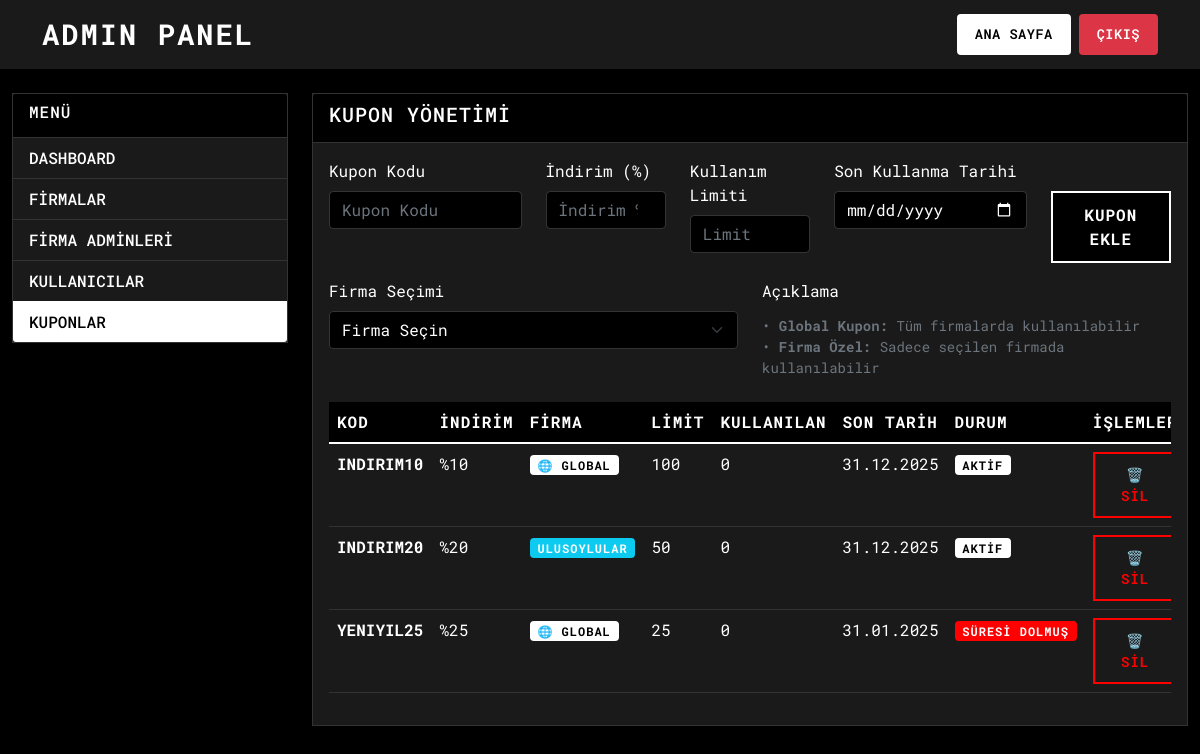
Page /admin.php?tab=coupons (signed in) on the committed database.
### tables this page shows
CREATE TABLE Coupons (
                id TEXT PRIMARY KEY,
                code TEXT NOT NULL,
                discount REAL NOT NULL,
                company_id TEXT NULL,
                usage_limit INTEGER NOT NULL,
                expire_date DATETIME NOT NULL,
                created_at TIMESTAMP DEFAULT CURRENT_TIMESTAMP,
                FOREIGN KEY (company_id) REFERENCES Bus_Company(id) ON DELETE SET NULL
            );

CREATE TABLE Bus_Company (
                id TEXT PRIMARY KEY,
                name TEXT UNIQUE NOT NULL,
                logo_path TEXT,
                created_at TIMESTAMP DEFAULT CURRENT_TIMESTAMP
            );

### public/admin.php (the view, shortened to what this page needs)
<?php
require_once '../includes/auth.php';
$activeTab = $_GET['tab'] ?? 'dashboard';
$stats = [];
$stats['total_users'] = $pdo->query("SELECT COUNT(*) FROM User WHERE role = 'user'")->fetchColumn();
$stats['total_firms'] = $pdo->query("SELECT COUNT(*) FROM Bus_Company")->fetchColumn();
$stats['total_trips'] = $pdo->query("SELECT COUNT(*) FROM Trips")->fetchColumn();
$stats['total_tickets'] = $pdo->query("SELECT COUNT(*) FROM Tickets WHERE status = 'active'")->fetchColumn();
$stats['total_revenue'] = $pdo->query("SELECT SUM(total_price) FROM Tickets WHERE status = 'active'")->fetchColumn() ?? 0;
$coupons = $pdo->query("SELECT * FROM Coupons ORDER BY created_at DESC")->fetchAll();
?>
<!DOCTYPE html>
<html lang="tr">
<head>
    <link href="https://cdn.jsdelivr.net/npm/bootstrap@5.1.3/dist/css/bootstrap.min.css" rel="stylesheet">
    <link href="css/style.css" rel="stylesheet">
</head>
<body>
    <nav class="navbar navbar-expand-lg navbar-dark bg-dark">
        <div class="container">
            <a class="navbar-brand" href="/">
                ADMIN PANEL
            </a>
            <div class="navbar-nav ms-auto">
                <div class="navbar-buttons">
                    <a class="nav-btn" href="/">Ana Sayfa</a>
                    <a class="nav-btn nav-btn-logout" href="logout.php">Çıkış</a>
                </div>
            </div>
        </div>
    </nav>
    <div class="container-fluid mt-4">
        <div class="row">
            <div class="col-md-3">
                <div class="card">
                    <div class="card-header">
                        <h6>Menü</h6>
                    </div>
                    <div class="list-group list-group-flush">
                        <a href="?tab=dashboard" class="list-group-item <?= $activeTab === 'dashboard' ? 'active' : '' ?>">
                            DASHBOARD
                        </a>
                        <a href="?tab=firms" class="list-group-item <?= $activeTab === 'firms' ? 'active' : '' ?>">
                            FİRMALAR
                        </a>
                        <a href="?tab=admins" class="list-group-item <?= $activeTab === 'admins' ? 'active' : '' ?>">
                            FİRMA ADMİNLERİ
                        </a>
                        <a href="?tab=users" class="list-group-item <?= $activeTab === 'users' ? 'active' : '' ?>">
                            KULLANICILAR
                        </a>
                        <a href="?tab=coupons" class="list-group-item <?= $activeTab === 'coupons' ? 'active' : '' ?>">
                            KUPONLAR
                        </a>
                    </div>
                </div>
            </div>
            <div class="col-md-9">
                <?php if ($activeTab === 'dashboard'): ?>
                    <div class="admin-stats">
                        <h4 class="text-center mb-4">Sistem İstatistikleri</h4>
                        <div class="row">
                            <div class="col-md-2">
                                <div class="stat-card">
                                    <h3><?= $stats['total_users'] ?></h3>
                                    <p>Kullanıcı</p>
                                </div>
                            </div>
                            <div class="col-md-2">
                                <div class="stat-card">
                                    <h3><?= $stats['total_firms'] ?></h3>
                                    <p>Firma</p>
                                </div>
                            </div>
                            <div class="col-md-2">
                                <div class="stat-card">
                                    <h3><?= $stats['total_trips'] ?></h3>
                                    <p>Sefer</p>
                                </div>
                            </div>
                            <div class="col-md-3">
                                <div class="stat-card">
                                    <h3><?= $stats['total_tickets'] ?></h3>
                                    <p>Aktif Bilet</p>
                                </div>
                            </div>
                            <div class="col-md-3">
                                <div class="stat-card">
                                    <h3>₺<?= number_format($stats['total_revenue'], 2) ?></h3>
                                    <p>Toplam Gelir</p>
                                </div>
                            </div>
                        </div>
                    </div>
                    <div class="card mt-4">
                        <div class="card-header">
                            <h5>Son Biletler</h5>
                        </div>
                        <div class="card-body">
                            <?php
                            $recentTickets = $pdo->query("
                                SELECT t.*, u.full_name as user_name, tr.departure_city, tr.destination_city, bc.name as firma_ad
                                FROM Tickets t
                                JOIN User u ON t.user_id = u.id
                                JOIN Trips tr ON t.trip_id = tr.id
                                JOIN Bus_Company bc ON tr.company_id = bc.id
                                ORDER BY t.created_at DESC
                                LIMIT 10
                            ")->fetchAll();
                            ?>
                            <div class="table-responsive">
                                <table class="table table-sm">
                                    <thead>
                                        <tr>
                                            <th>Kullanıcı</th>
                                            <th>Güzergah</th>
                                            <th>Firma</th>
                                            <th>Fiyat</th>
                                            <th>Durum</th>
                                            <th>Tarih</th>
                                        </tr>
                                    </thead>
                                    <tbody>
                                        <?php foreach ($recentTickets as $ticket): ?>
                                            <tr>
                                                <td><?= htmlspecialchars($ticket['user_name']) ?></td>
                                                <td><?= htmlspecialchars($ticket['departure_city']) ?> → <?= htmlspecialchars($ticket['destination_city']) ?></td>
                                                <td><?= htmlspecialchars($ticket['firma_ad']) ?></td>
                                                <td>₺<?= number_format($ticket['total_price'], 2) ?></td>
                                                <td>
                                                    <span class="badge <?= $ticket['status'] === 'active' ? 'bg-success' : 'bg-danger' ?>">
                                                        <?= $ticket['status'] ?>
                                                    </span>
                                                </td>
                                                <td><?= date('d.m.Y H:i', strtotime($ticket['created_at'])) ?></td>
                                            </tr>
                                        <?php endforeach; ?>
                                    </tbody>
                                </table>
                            </div>
                        </div>
                    </div>
                <?php elseif ($activeTab === 'coupons'): ?>
                    <div class="card">
                        <div class="card-header">
                            <h5>Kupon Yönetimi</h5>
                        </div>
                        <div class="card-body">
                            <form method="POST" class="mb-4">
                                <div class="row mb-3">
                                    <div class="col-md-3">
                                        <label class="form-label">Kupon Kodu</label>
                                        <input type="text" name="coupon_code" class="form-control" placeholder="Kupon Kodu" required>
                                    </div>
                                    <div class="col-md-2">
                                        <label class="form-label">İndirim (%)</label>
                                        <input type="number" name="coupon_discount" class="form-control" placeholder="İndirim %" min="1" max="100" required>
                                    </div>
                                    <div class="col-md-2">
                                        <label class="form-label">Kullanım Limiti</label>
                                        <input type="number" name="coupon_limit" class="form-control" placeholder="Limit" min="1" required>
                                    </div>
                                    <div class="col-md-3">
                                        <label class="form-label">Son Kullanma Tarihi</label>
                                        <input type="date" name="coupon_end_date" class="form-control" min="<?= date('Y-m-d') ?>" required>
                                    </div>
                                    <div class="col-md-2">
                                        <label class="form-label">&nbsp;</label>
                                        <button type="submit" name="add_coupon" class="btn btn-success d-block w-100">Kupon Ekle</button>
                                    </div>
                                </div>
                                <div class="row">
                                    <div class="col-md-6">
                                        <label class="form-label">Firma Seçimi</label>
                                        <select name="coupon_company" class="form-select" required>
                                            <option value="">Firma Seçin</option>
                                        </select>
                                    </div>
                                    <div class="col-md-6">
                                        <label class="form-label">Açıklama</label>
                                        <small class="form-text text-muted d-block">
                                            • <strong>Global Kupon:</strong> Tüm firmalarda kullanılabilir<br>
                                            • <strong>Firma Özel:</strong> Sadece seçilen firmada kullanılabilir
                                        </small>
                                    </div>
                                </div>
                            </form>
                            <div class="table-responsive">
                                <table class="table">
                                    <thead>
                                        <tr>
                                            <th>Kod</th>
                                            <th>İndirim</th>
                                            <th>Firma</th>
                                            <th>Limit</th>
                                            <th>Kullanılan</th>
                                            <th>Son Tarih</th>
                                            <th>Durum</th>
                                            <th>İşlemler</th>
                                        </tr>
                                    </thead>
                                    <tbody>
                                        <?php foreach ($coupons as $coupon): ?>
                                            <tr>
                                                <td><strong><?= htmlspecialchars($coupon['code']) ?></strong></td>
                                                <td>%<?= ($coupon['discount'] * 100) ?></td>
                                                <td>
                                                    <?php if ($coupon['company_id']): ?>
                                                        <?php
                                                        $companyStmt = $pdo->prepare("SELECT name FROM Bus_Company WHERE id = ?");
                                                        $companyStmt->execute([$coupon['company_id']]);
                                                        $companyName = $companyStmt->fetchColumn();
                                                        ?>
                                                        <span class="badge bg-info"><?= htmlspecialchars($companyName) ?></span>
                                                    <?php else: ?>
                                                        <span class="badge bg-success">🌐 Global</span>
                                                    <?php endif; ?>
                                                </td>
                                                <td><?= $coupon['usage_limit'] ?></td>
                                                <td>
                                                    <?php
                                                    $usedCount = $pdo->prepare("SELECT COUNT(*) FROM User_Coupons WHERE coupon_id = ?");
                                                    $usedCount->execute([$coupon['id']]);
                                                    echo $usedCount->fetchColumn();
                                                    ?>
                                                </td>
                                                <td><?= date('d.m.Y', strtotime($coupon['expire_date'])) ?></td>
                                                <td>
                                                    <?php if ($coupon['expire_date'] < date('Y-m-d H:i:s')): ?>
                                                        <span class="badge bg-danger">Süresi Dolmuş</span>
                                                    <?php elseif ($coupon['usage_limit'] <= 0): ?>
                                                        <span class="badge bg-warning">Limit Dolmuş</span>
                                                    <?php else: ?>
                                                        <span class="badge bg-success">Aktif</span>
                                                    <?php endif; ?>
                                                </td>
                                                <td>
                                                    <?php
                                                    $usedCount = $pdo->prepare("SELECT COUNT(*) FROM User_Coupons WHERE coupon_id = ?");
                                                    $usedCount->execute([$coupon['id']]);
                                                    $used = $usedCount->fetchColumn();
                                                    ?>
                                                    <?php if ($used > 0): ?>
                                                        <small class="text-muted"><?= $used ?>x kullanılmış</small>
                                                    <?php else: ?>
                                                        <form method="POST" style="display: inline;" onsubmit="return confirmDeleteCoupon('<?= htmlspecialchars($coupon['code']) ?>')">
                                                            <button type="submit" name="delete_coupon" class="btn btn-sm btn-outline-danger" title="Kuponu Sil">
                                                                🗑️ SİL
                                                            </button>
                                                        </form>
                                                    <?php endif; ?>
                                                </td>
                                            </tr>
                                        <?php endforeach; ?>
                                    </tbody>
                                </table>
                            </div>
                        </div>
                    </div>
                <?php endif; ?>
            </div>
        </div>
    </div>
</body>
</html>

### rows in the picture
coupons: code "INDIRIM10", $coupon['discount']*100 "10", shows "🌐 GLOBAL", usage_limit "100", fetchColumn "0", expire_date "31.12.2025", shows "AKTIF"
coupons: code "INDIRIM20", $coupon['discount']*100 "20", company.name "ULUSOYLULAR", usage_limit "50", fetchColumn "0", expire_date "31.12.2025", shows "AKTIF"
coupons: code "YENIYIL25", $coupon['discount']*100 "25", shows "🌐 GLOBAL", usage_limit "25", fetchColumn "0", expire_date "31.01.2025", shows "SÜRESI DOLMUŞ"
